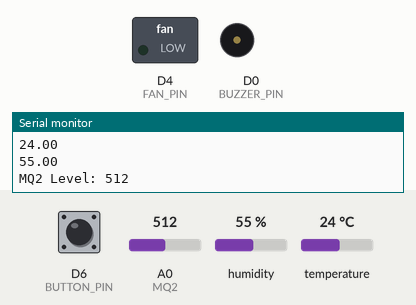
Bench run of a sketch on a simulated ESP8266 (NodeMCU). On the bench: switched loads named in the sketch (green lamp = pin HIGH), buzzer (waves = sounding, pin HIGH), the last lines printed to the serial monitor. The inputs (shaded band) are chosen by the test bench; at power-on: D6 (BUTTON_PIN) HIGH, A0 (MQ2) = 512, humidity 55 %, temperature 24 °C. WiFi joins after 1.5 s; servers stay silent unless stated; the local clock reads 2024-03-15 10:24:30 at power-on unless the sketch sets it.

Above: at 2.8 s.
2.9 s: D6 (BUTTON_PIN) pulled LOW for 0.15 s
At 3.03 s:
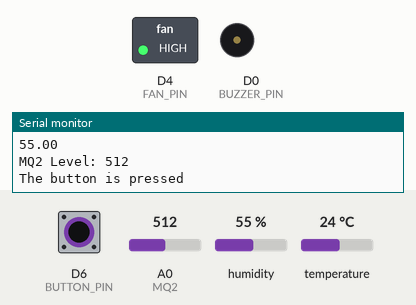
At 3.4 s:
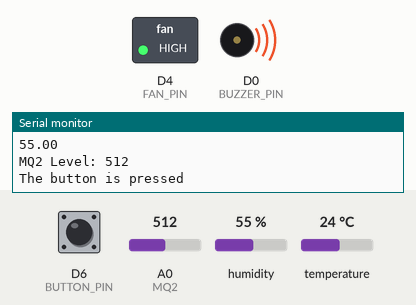
Timing chart, 0 to 12.4 s (numbered marks = the images above; inputs shaded):
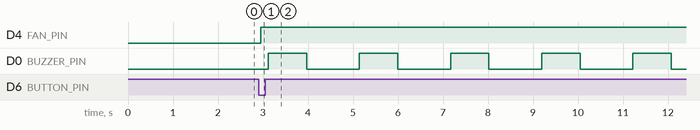

Measured:
- after the input at 2.9 s, D4 (FAN_PIN): LOW → HIGH after 0.05 s; D0 (BUZZER_PIN): alternates HIGH for 0.85 s and LOW for 1.2 s, starting after 0.22 s

The sketch:

Iot_Wireless_fire_alarm.ino
```cpp
#define BLYNK_PRINT Serial
#define BLYNK_TEMPLATE_ID "TMPL6Xr9ceiyQ"
#define BLYNK_TEMPLATE_NAME "TU DIEN THONG MINH"
#define BLYNK_AUTH_TOKEN "nCJP2r0l6Dv96AT_pVAJvC38TzjPrWyS"

#include <ESP8266WiFi.h>
#include <BlynkSimpleEsp8266.h>
#include <DHT.h>
//==========Gmail===========//
#include <WiFiClient.h>
#include <ESP8266HTTPClient.h>
#include <time.h>
#include <ESP_Mail_Client.h>
#define SMTP_server "smtp.gmail.com"
#define SMTP_Port 465
#define sender_email "hieu333.hunn@gmail.com"
#define sender_password "hmtvzwmlzriensdu"
#define Recipient_email "3h1v6nguoi1gd@gmail.com"
#define Recipient_name ""
SMTPSession smtp;
const char* ntpServer = "pool.ntp.org";
const long gmtOffset_sec = 25200;
const int daylightOffset_sec = 0;
int flag=0;
int flag1=0;
//======Wifi========//
char* ssid = "Mastermind";
char* password = "2001zone";

#define DHTPIN D1             // Chân kết nối DHT11
#define DHTTYPE DHT11        // Loại cảm biến DHT
#define FAN_PIN D4         // Chân kết nối LED
#define BUZZER_PIN D0      // Chân kết nối quạt
#define BUTTON_PIN  D6    // Button
#define MQ2 A0           // Chân kết nối cảm biến khí gas MQ

DHT dht(DHTPIN, DHTTYPE);
#define DHT_TEMP    V0
#define DHT_HUM    V1
#define GAS_SENSOR V2
BlynkTimer timer;
WidgetLED led1(V3);
WidgetLED led2(V4);


int MQ2_Val = 0;

int wifiFlag = 0;
int button_state;       // the current state of button
int last_button_state;  // the previous state of button

void sendSensorData()
{
  //=====Cảm biến nhiệt độ và độ ẩm DHT11=====//
  float temperature = dht.readTemperature(); // Đọc nhiệt độ từ DHT11
  float humidity = dht.readHumidity(); // Đọc độ ẩm từ DHT11
  Serial.println(temperature);
  Serial.println(humidity);
  Blynk.virtualWrite(DHT_TEMP, temperature); // Hiển thị nhiệt độ trên Widget V1
  Blynk.virtualWrite(DHT_HUM, humidity); // Hiển thị độ ẩm trên Widget V2
  //=====Cảm biến khói MQ2=====//
  MQ2_Val = analogRead(MQ2);
  Blynk.virtualWrite(GAS_SENSOR, MQ2_Val);
  Serial.print("MQ2 Level: ");
  Serial.println(MQ2_Val);
}

void checkBlynkStatus() { //
  bool state = Blynk.connected();
  //digitalWrite(2, HIGH);
  sendSensorData();
}
void send_notification()
{
  smtp.debug(1);
  ESP_Mail_Session session;
  session.server.host_name = SMTP_server ;
  session.server.port = SMTP_Port;
  session.login.email = sender_email;
  session.login.password = sender_password;
  session.login.user_domain = "";
  /* Declare the message class */
  SMTP_Message message;
  message.sender.name = "ESP 32";
  message.sender.email = sender_email;
  message.subject = "Cảnh Báo Phát Hiện Khí Gas!";
  message.addRecipient(Recipient_name,Recipient_email);
  //Send HTML message
  String htmlMsg = "<div style=\"color:#000000;\">";
  htmlMsg +="<p>Phát Hiện Nồng Độ Khí Gas Quá Cao!" ;
  htmlMsg += "</p>";
  htmlMsg += "</div>";
  message.html.content = htmlMsg.c_str();
  message.html.content = htmlMsg.c_str();
  message.text.charSet = "us-ascii";
  message.html.transfer_encoding = Content_Transfer_Encoding::enc_7bit;
  /* //Send simple text message
  String textMsg = "How are you doing";
  message.text.content = textMsg.c_str();
  message.text.charSet = "us-ascii";
  message.text.transfer_encoding = Content_Transfer_Encoding::enc_7bit;*/
  if (!smtp.connect(&session))
    return;
  if (!MailClient.sendMail(&smtp, &message))
    Serial.println("Error sending Email, " + smtp.errorReason());
}
void setup()
{
  Serial.begin(115200);
  pinMode(2, OUTPUT);
  pinMode(BUZZER_PIN, OUTPUT);
  pinMode(FAN_PIN, OUTPUT);
  pinMode(BUTTON_PIN, INPUT_PULLUP); // set ESP32 pin to input pull-up mode
  button_state = digitalRead(BUTTON_PIN);
  dht.begin();

}
void button_sensordata(){
  last_button_state = button_state;      // save the last state
  button_state = digitalRead(BUTTON_PIN); // read new state
  if (last_button_state == HIGH && button_state == LOW) {
    Serial.println("The button is pressed");
    digitalWrite(FAN_PIN, HIGH);
    led1.on();
    led2.on();
    for(int i=0;i<10;i++){
      soundAlarm();
    }
    analogWrite(BUZZER_PIN,0);
    digitalWrite(FAN_PIN, LOW);
    led1.off();
    led2.off();
    send_notification();
  }
  else{
    analogWrite(BUZZER_PIN,0);
    digitalWrite(FAN_PIN, LOW);
    led1.off();
    led2.off();
  }
  //===================MQ2=============//
  MQ2_Val = analogRead(MQ2);
  if(MQ2_Val > 800 && flag==0) {
    MQ2_Val = analogRead(MQ2);
    send_notification();
    flag=1;
  }
  if(MQ2_Val > 800 && flag==1) {
    MQ2_Val = analogRead(MQ2);
    digitalWrite(FAN_PIN, HIGH);
    led1.on();
    led2.on();
    for(int i=0;i<10;i++){
      soundAlarm();
    }
  }
  if(MQ2_Val < 800){
    MQ2_Val = analogRead(MQ2);
    flag=0;
    analogWrite(BUZZER_PIN,0);
    digitalWrite(FAN_PIN, LOW);
    led1.off();
    led2.off();
  }
  //=================DHT============//
  float temperature = dht.readTemperature();
  if(temperature > 35 && flag1==0) {
    float temperature = dht.readTemperature();
    send_notification();
    flag1=1;
  }
  if(temperature > 35 && flag1==1) {
    float temperature = dht.readTemperature();
    digitalWrite(FAN_PIN, HIGH);
    led1.on();
    led2.on();
    for(int i=0;i<10;i++){
      soundAlarm();
    }
  }
  if(temperature < 35){
    float temperature = dht.readTemperature();
    flag1=0;
    analogWrite(BUZZER_PIN,0);
    digitalWrite(FAN_PIN, LOW);
    led1.off();
    led2.off();
  }
  delay(100);
}

void loop()
{
  if (Blynk.connected()==false){
    Blynk.begin(BLYNK_AUTH_TOKEN, ssid, password); // Thay YourSSID và YourPassword bằng thông tin WiFi của bạn
    timer.setInterval(100L, checkBlynkStatus); // Gửi dữ liệu từ cảm biến mỗi 100 milis giây
    Blynk.config(BLYNK_AUTH_TOKEN);
    WiFi.begin(ssid, password);
    Serial.print("Connecting");
    while (WiFi.status() != WL_CONNECTED) {
    Serial.print(".");
    }
    configTime(gmtOffset_sec, daylightOffset_sec, ntpServer);
    delay(200);
    Serial.println();
    Serial.println("WiFi connected.");
    Serial.println();
    Serial.println("Preparing to send email");
    Serial.println();
  }
  else if (Blynk.connected()==true){
    Blynk.run();
    timer.run();
  }
  button_sensordata();
}


void soundAlarm() {
  for (int i = 0; i < 255; i++) {
    analogWrite(BUZZER_PIN, 3 * i);
    delay(2);
  }
  for (int i = 255; i > -1; i--) {
    analogWrite(BUZZER_PIN, 3 * i);
    delay(2);
  }
  delay(1000);
}
```
